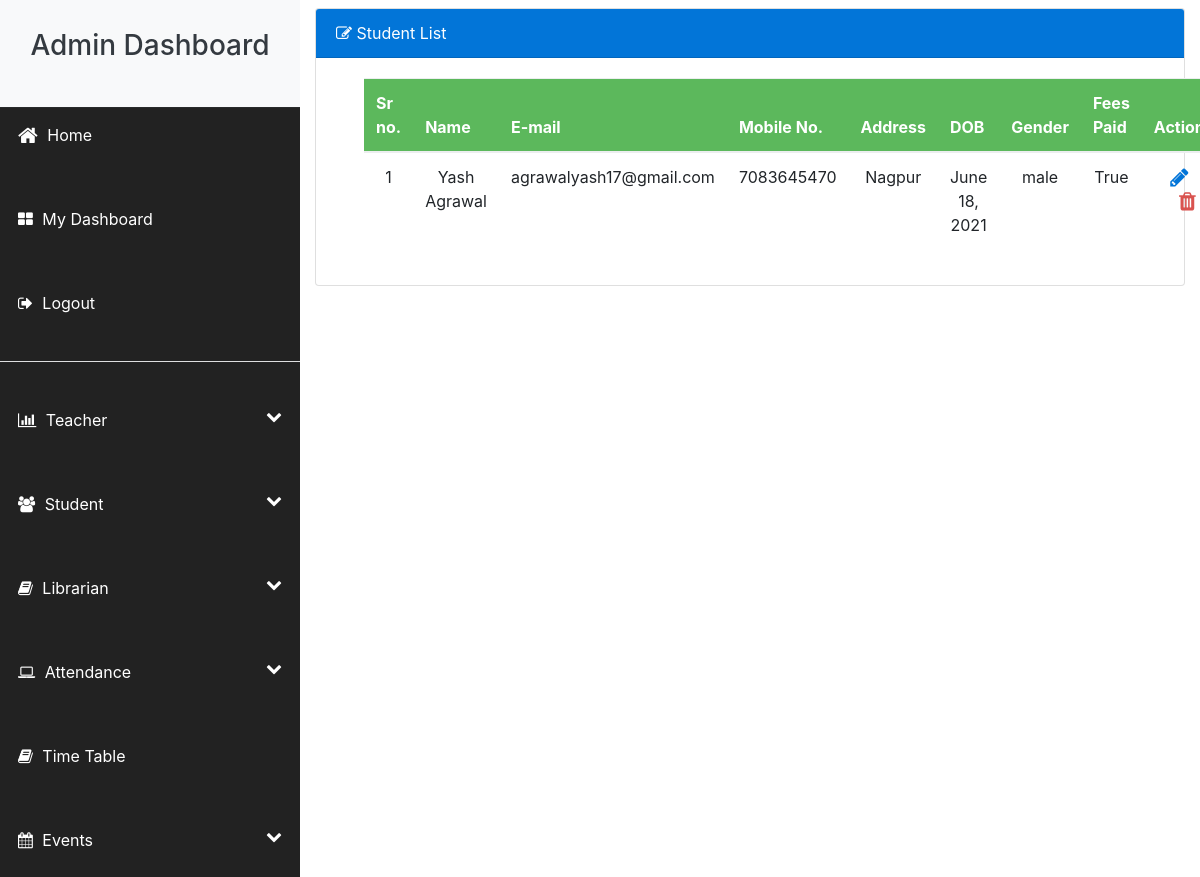
/view_students (signed in), run on an earlier commit of the app's database.
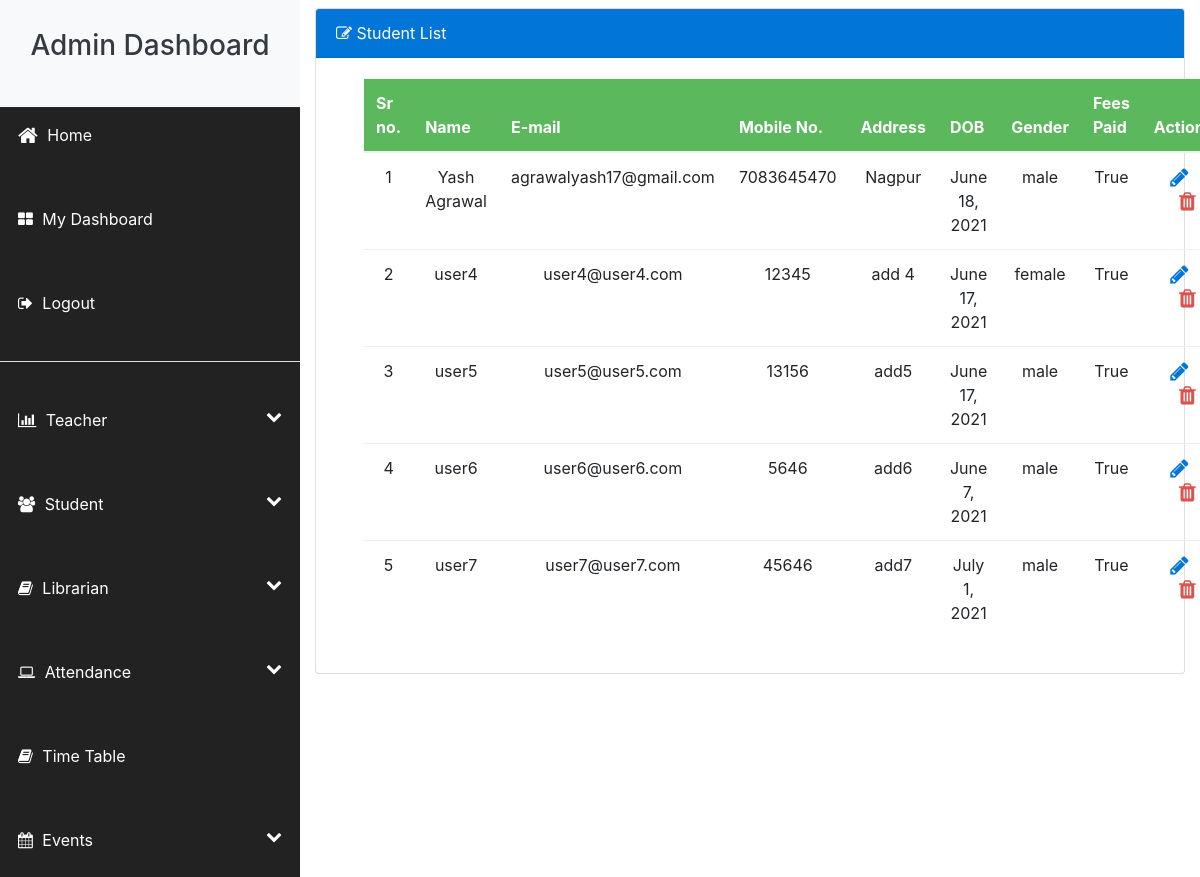
And on a later commit of the database.
### accounts/models.py (models this page shows, shortened)
class Student(models.Model):
    profile_id = models.AutoField(primary_key=True)
    user = models.ForeignKey(User, on_delete=models.CASCADE)
    name = models.CharField(max_length=60,default='')
    phone_number = models.CharField(max_length=30,default='')
    date_of_birth = models.DateField(null=True)
    address = models.CharField(max_length=100,default='')
    gender = models.CharField(max_length=10,default='')
    fees_paid = models.BooleanField(default=False)

class User(AbstractBaseUser):
    email = models.EmailField(max_length=100,unique=True)
    active = models.BooleanField(default=True) # account is active
    staff = models.BooleanField(default=False) #staff rights
    admin = models.BooleanField(default=False) #admin rights
    admin_user = models.BooleanField(default=False)
    student_user = models.BooleanField(default=False)
    teacher_user = models.BooleanField(default=False)
    librarian_user = models.BooleanField(default=False)
    USERNAME_FIELD = 'email'
    REQUIRED_FIELDS = []
    objects = UserManager()
    @property
    def is_active(self):
        return self.active

### accounts/views.py (the view)
# urls.py: path('view_students',views.view_students,name='view_students'),
@cache_control(no_cache=True, must_revalidate=True, no_store=True)
@login_required(login_url='user_login')
def view_students(request):
    if user_validator(request) != "ADMIN":
        return render(request, 'entry_restricted.html', {})
    students = Student.objects.all()
    return render(request, 'view_student.html', {'students': students})

### accounts/views.py (called while the page is built)
def user_validator(request):
    if request.user is not None and request.user.is_active:
        if request.user.admin_user:
            return "ADMIN"
        elif request.user.student_user:
            return "STUDENT"
        elif request.user.teacher_user:
            return "TEACHER"
        elif request.user.librarian_user:
            return "LIBRARIAN"
    return "ERROR"

### accounts/templates/view_student.html (shortened to what this page needs)
{% extends 'admin_dashboard.html' %}
{% block head %}
<link href="https://cdn.datatables.net/1.10.7/css/jquery.dataTables.min.css" rel="stylesheet"/>
<link href="https://cdn.datatables.net/plug-ins/1.10.7/integration/bootstrap/3/dataTables.bootstrap.css" rel="stylesheet" />
<link href="https://cdn.datatables.net/responsive/1.0.6/css/dataTables.responsive.css" rel="stylesheet" />
{% endblock %}
{% block body %}
<div class="animated fadeIn">
  <div class="card my-2">
      <div class="card-header bg-primary text-white display-5 ">
          <i class="fa fa-edit"></i> Student List
      </div>
      {% if students %}
      <div class="card-body text-center pl-5">
        <table id="myTable" class="table dt-responsive" cellspacing="1" width="100%">
          <thead class="bg-success text-white text-center">
              <tr>
                  <th>Sr no.</th>
                  <th>Name</th>
                  <th>E-mail</th>
                  <th>Mobile No.</th>
                  <th>Address</th>
                  <th>DOB</th>
                  <th>Gender</th>
                  <th>Fees Paid</th>
                  <th>Action</th>
              </tr>
          </thead>
          <tbody>
              {% for student in students %}
              <tr>
                  <td>{{forloop.counter}}</td>
                  <td>{{student.name}}</td>
                  <td>{{student.user.email}}</td>
                  <td>{{student.phone_number}}</td>
                  <td>{{student.address}}</td>
                  <td>{{student.date_of_birth}}</td>
                  <td>{{student.gender}}</td>
                  <td>{{student.fees_paid}}</td>
                  <td class="text-center"> <a onclick="studentId({{student.profile_id}})" class="edit" style="border:none;background-color:transparent;"><i class="fa fa-pencil text-primary fa-lg edit" aria-hidden="true"></i></a> <a href="/delete_student/{{student.profile_id}}" class="delete" style="border:none;background-color:transparent;"><i class="fa fa-trash text-danger ml-3 fa-lg" aria-hidden="true"></i></button>  </td>
                  </tr>
             {% endfor %}
          </tbody>
      </table>
      </div>
      {% else %}
      <div class="card-body">
          <h3>No Student Found</h3>
      </div>
      {% endif %}
  </div>
</div>
{% endblock %}

What changed in the data, as far as the page shows it:
added Student: name "user4", user.email "user4@user4.com", phone_number "12345", address "add 4", date_of_birth "June 17, 2021", gender "female", fees_paid "True"
added Student: name "user5", user.email "user5@user5.com", phone_number "13156", address "add5", date_of_birth "June 17, 2021", gender "male", fees_paid "True"
added Student: name "user6", user.email "user6@user6.com", phone_number "5646", address "add6", date_of_birth "June 7, 2021", gender "male", fees_paid "True"
added Student: name "user7", user.email "user7@user7.com", phone_number "45646", address "add7", date_of_birth "July 1, 2021", gender "male", fees_paid "True"
